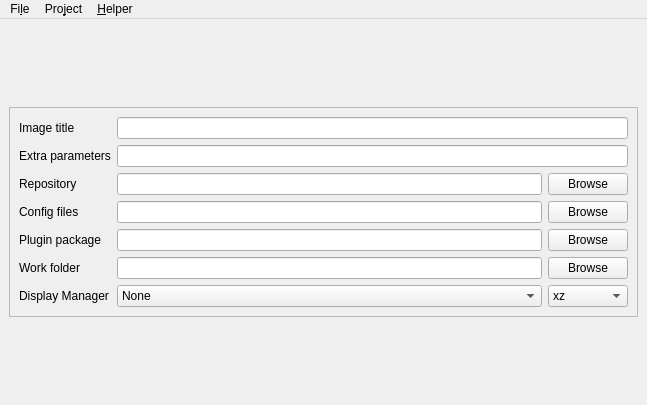
<?xml version="1.0" encoding="UTF-8"?>
<ui version="4.0">
 <class>MainWindow</class>
 <widget class="QMainWindow" name="MainWindow">
  <property name="geometry">
   <rect>
    <x>0</x>
    <y>0</y>
    <width>647</width>
    <height>405</height>
   </rect>
  </property>
  <property name="windowTitle">
   <string>Pisiman</string>
  </property>
  <property name="windowIcon">
   <iconset resource="raw.qrc">
    <normaloff>:/raw/pics/pardusman.png</normaloff>:/raw/pics/pardusman.png</iconset>
  </property>
  <widget class="QWidget" name="centralwidget">
   <layout class="QGridLayout" name="gridLayout_5">
    <item row="0" column="0">
     <widget class="QFrame" name="frame">
      <property name="sizePolicy">
       <sizepolicy hsizetype="Preferred" vsizetype="Fixed">
        <horstretch>0</horstretch>
        <verstretch>0</verstretch>
       </sizepolicy>
      </property>
      <property name="frameShape">
       <enum>QFrame::StyledPanel</enum>
      </property>
      <property name="frameShadow">
       <enum>QFrame::Raised</enum>
      </property>
      <layout class="QGridLayout" name="gridLayout_2">
       <item row="0" column="0">
        <layout class="QGridLayout" name="gridLayout">
         <item row="2" column="3">
          <widget class="QPushButton" name="pushBrowseRepository">
           <property name="text">
            <string>Browse</string>
           </property>
          </widget>
         </item>
         <item row="2" column="0">
          <widget class="QLabel" name="label_3">
           <property name="text">
            <string>Repository</string>
           </property>
          </widget>
         </item>
         <item row="5" column="3">
          <widget class="QPushButton" name="pushBrowseWorkFolder">
           <property name="text">
            <string>Browse</string>
           </property>
          </widget>
         </item>
         <item row="0" column="0">
          <widget class="QLabel" name="label">
           <property name="text">
            <string>Image title</string>
           </property>
          </widget>
         </item>
         <item row="2" column="2">
          <widget class="QLineEdit" name="lineRepository">
           <property name="toolTip">
            <string>Local or remote URL of the repository index from which the image will be created</string>
           </property>
          </widget>
         </item>
         <item row="4" column="3">
          <widget class="QPushButton" name="pushBrowsePluginPackage">
           <property name="text">
            <string>Browse</string>
           </property>
          </widget>
         </item>
         <item row="4" column="0">
          <widget class="QLabel" name="label_6">
           <property name="text">
            <string>Plugin package</string>
           </property>
          </widget>
         </item>
         <item row="5" column="2">
          <widget class="QLineEdit" name="lineWorkFolder">
           <property name="toolTip">
            <string>Path to the directory where Pardusman will work and create the related files and directories</string>
           </property>
          </widget>
         </item>
         <item row="3" column="0">
          <widget class="QLabel" name="label_4">
           <property name="text">
            <string>Config files</string>
           </property>
          </widget>
         </item>
         <item row="6" column="3">
          <widget class="QComboBox" name="comboCompression">
           <item>
            <property name="text">
             <string>xz</string>
            </property>
           </item>
           <item>
            <property name="text">
             <string>gzip</string>
            </property>
           </item>
           <item>
            <property name="text">
             <string>lzma</string>
            </property>
           </item>
           <item>
            <property name="text">
             <string>lzo</string>
            </property>
           </item>
          </widget>
         </item>
         <item row="5" column="0">
          <widget class="QLabel" name="label_2">
           <property name="text">
            <string>Work folder</string>
           </property>
          </widget>
         </item>
         <item row="6" column="2">
          <widget class="QComboBox" name="comboType">
           <item>
            <property name="text">
             <string>None</string>
            </property>
           </item>
           <item>
            <property name="text">
             <string>Lxdm</string>
            </property>
           </item>
           <item>
            <property name="text">
             <string>Lightdm</string>
            </property>
           </item>
           <item>
            <property name="text">
             <string>Mdm</string>
            </property>
           </item>
           <item>
            <property name="text">
             <string>Sddm</string>
            </property>
           </item>
          </widget>
         </item>
         <item row="1" column="2" colspan="2">
          <widget class="QLineEdit" name="lineParameters">
           <property name="toolTip">
            <string>Extra parameters to pass to the kernel command line during boot.</string>
           </property>
          </widget>
         </item>
         <item row="0" column="2" colspan="2">
          <widget class="QLineEdit" name="lineTitle">
           <property name="toolTip">
            <string>The title of the Pardus image</string>
           </property>
          </widget>
         </item>
         <item row="6" column="0">
          <widget class="QLabel" name="label_7">
           <property name="text">
            <string>Display Manager</string>
           </property>
          </widget>
         </item>
         <item row="4" column="2">
          <widget class="QLineEdit" name="linePluginPackage"/>
         </item>
         <item row="3" column="3">
          <widget class="QPushButton" name="pushBrowseConfigFiles">
           <property name="text">
            <string>Browse</string>
           </property>
          </widget>
         </item>
         <item row="1" column="0">
          <widget class="QLabel" name="label_5">
           <property name="text">
            <string>Extra parameters</string>
           </property>
          </widget>
         </item>
         <item row="3" column="2">
          <widget class="QLineEdit" name="lineConfigFiles">
           <property name="toolTip">
            <string>Path to the local directory config files</string>
           </property>
          </widget>
         </item>
        </layout>
       </item>
      </layout>
     </widget>
    </item>
    <item row="1" column="0">
     <layout class="QVBoxLayout" name="terminalLayout"/>
    </item>
   </layout>
  </widget>
  <widget class="QMenuBar" name="menubar">
   <property name="geometry">
    <rect>
     <x>0</x>
     <y>0</y>
     <width>647</width>
     <height>30</height>
    </rect>
   </property>
   <widget class="QMenu" name="menuFile">
    <property name="title">
     <string>Fi&amp;le</string>
    </property>
    <addaction name="actionNew"/>
    <addaction name="actionOpen"/>
    <addaction name="separator"/>
    <addaction name="actionSave"/>
    <addaction name="actionSaveAs"/>
    <addaction name="separator"/>
    <addaction name="actionExit"/>
   </widget>
   <widget class="QMenu" name="menuProject">
    <property name="title">
     <string>Pro&amp;ject</string>
    </property>
    <addaction name="actionUpdateRepo"/>
    <addaction name="separator"/>
    <addaction name="actionRootImagePackages"/>
    <addaction name="actionDesktopImagePackages"/>
    <addaction name="actionLivecdImagePackages"/>
    <addaction name="actionLanguages"/>
    <addaction name="separator"/>
    <addaction name="actionMake_Repo"/>
    <addaction name="separator"/>
    <addaction name="actionMake_Image"/>
    <addaction name="actionMake_Squashfs"/>
    <addaction name="actionMake_Iso"/>
   </widget>
   <widget class="QMenu" name="menuiso">
    <property name="title">
     <string>&amp;Helper</string>
    </property>
    <addaction name="actionMakeImage"/>
   </widget>
   <addaction name="menuFile"/>
   <addaction name="menuProject"/>
   <addaction name="menuiso"/>
  </widget>
  <action name="actionNew">
   <property name="icon">
    <iconset resource="raw.qrc">
     <normaloff>:/raw/pics/document-new.png</normaloff>:/raw/pics/document-new.png</iconset>
   </property>
   <property name="text">
    <string>&amp;New</string>
   </property>
  </action>
  <action name="actionOpen">
   <property name="icon">
    <iconset resource="raw.qrc">
     <normaloff>:/raw/pics/document-open.png</normaloff>:/raw/pics/document-open.png</iconset>
   </property>
   <property name="text">
    <string>&amp;Open...</string>
   </property>
  </action>
  <action name="actionSave">
   <property name="icon">
    <iconset resource="raw.qrc">
     <normaloff>:/raw/pics/document-save.png</normaloff>:/raw/pics/document-save.png</iconset>
   </property>
   <property name="text">
    <string>&amp;Save</string>
   </property>
  </action>
  <action name="actionSaveAs">
   <property name="icon">
    <iconset resource="raw.qrc">
     <normaloff>:/raw/pics/document-save-as.png</normaloff>:/raw/pics/document-save-as.png</iconset>
   </property>
   <property name="text">
    <string>Sa&amp;ve As...</string>
   </property>
  </action>
  <action name="actionExit">
   <property name="icon">
    <iconset resource="raw.qrc">
     <normaloff>:/raw/pics/application-exit.png</normaloff>:/raw/pics/application-exit.png</iconset>
   </property>
   <property name="text">
    <string>&amp;Exit</string>
   </property>
  </action>
  <action name="actionUpdateRepo">
   <property name="icon">
    <iconset resource="raw.qrc">
     <normaloff>:/raw/pics/view-refresh.png</normaloff>:/raw/pics/view-refresh.png</iconset>
   </property>
   <property name="text">
    <string>&amp;Update Repo</string>
   </property>
  </action>
  <action name="actionPackages">
   <property name="icon">
    <iconset resource="raw.qrc">
     <normaloff>:/raw/pics/applications-other.png</normaloff>:/raw/pics/applications-other.png</iconset>
   </property>
   <property name="text">
    <string>&amp;Packages...</string>
   </property>
  </action>
  <action name="actionRootImagePackages">
   <property name="icon">
    <iconset resource="raw.qrc">
     <normaloff>:/raw/pics/applications-other.png</normaloff>:/raw/pics/applications-other.png</iconset>
   </property>
   <property name="text">
    <string>&amp;Root Image Packages...</string>
   </property>
  </action>
  <action name="actionLanguages">
   <property name="icon">
    <iconset resource="raw.qrc">
     <normaloff>:/raw/pics/applications-education-language.png</normaloff>:/raw/pics/applications-education-language.png</iconset>
   </property>
   <property name="text">
    <string>La&amp;nguages...</string>
   </property>
  </action>
  <action name="actionMakeImage">
   <property name="icon">
    <iconset resource="raw.qrc">
     <normaloff>:/raw/pics/media-optical.png</normaloff>:/raw/pics/media-optical.png</iconset>
   </property>
   <property name="text">
    <string>Make &amp;Image</string>
   </property>
  </action>
  <action name="actionLivecdImagePackages">
   <property name="icon">
    <iconset resource="raw.qrc">
     <normaloff>:/raw/pics/applications-other.png</normaloff>:/raw/pics/applications-other.png</iconset>
   </property>
   <property name="text">
    <string>&amp;Live Util Packages</string>
   </property>
  </action>
  <action name="actionDesktopImagePackages">
   <property name="icon">
    <iconset resource="raw.qrc">
     <normaloff>:/raw/pics/applications-other.png</normaloff>:/raw/pics/applications-other.png</iconset>
   </property>
   <property name="text">
    <string>&amp;Desktop Image Packages</string>
   </property>
  </action>
  <action name="action">
   <property name="icon">
    <iconset resource="raw.qrc">
     <normaloff>:/raw/pics/folder-new.png</normaloff>:/raw/pics/folder-new.png</iconset>
   </property>
   <property name="text">
    <string>Ma&amp;ke Repo</string>
   </property>
   <property name="toolTip">
    <string>Create  only local repo </string>
   </property>
  </action>
  <action name="action_2">
   <property name="icon">
    <iconset resource="raw.qrc">
     <normaloff>:/raw/pics/list-add.png</normaloff>:/raw/pics/list-add.png</iconset>
   </property>
   <property name="text">
    <string>Make &amp;Squashfs</string>
   </property>
   <property name="toolTip">
    <string>Make Only Squashfs Image</string>
   </property>
  </action>
  <action name="action_3">
   <property name="icon">
    <iconset resource="raw.qrc">
     <normaloff>:/raw/pics/media-optical.png</normaloff>:/raw/pics/media-optical.png</iconset>
   </property>
   <property name="text">
    <string>Make &amp;Iso</string>
   </property>
   <property name="toolTip">
    <string>skip other steps</string>
   </property>
  </action>
  <action name="actionMake_Repo">
   <property name="icon">
    <iconset resource="raw.qrc">
     <normaloff>:/raw/pics/folder-new.png</normaloff>:/raw/pics/folder-new.png</iconset>
   </property>
   <property name="text">
    <string>&amp;Make Repo</string>
   </property>
  </action>
  <action name="actionMake_Squashfs">
   <property name="icon">
    <iconset resource="raw.qrc">
     <normaloff>:/raw/pics/list-add.png</normaloff>:/raw/pics/list-add.png</iconset>
   </property>
   <property name="text">
    <string>Make &amp;Squashfs</string>
   </property>
  </action>
  <action name="actionMake_Iso">
   <property name="icon">
    <iconset resource="raw.qrc">
     <normaloff>:/raw/pics/media-optical.png</normaloff>:/raw/pics/media-optical.png</iconset>
   </property>
   <property name="text">
    <string>Ma&amp;ke Iso</string>
   </property>
  </action>
  <action name="actionMake_Image">
   <property name="icon">
    <iconset resource="raw.qrc">
     <normaloff>:/raw/pics/applications-other.png</normaloff>:/raw/pics/applications-other.png</iconset>
   </property>
   <property name="text">
    <string>Make &amp;Image</string>
   </property>
  </action>
 </widget>
 <tabstops>
  <tabstop>lineTitle</tabstop>
  <tabstop>lineParameters</tabstop>
  <tabstop>lineRepository</tabstop>
  <tabstop>lineConfigFiles</tabstop>
  <tabstop>linePluginPackage</tabstop>
  <tabstop>lineWorkFolder</tabstop>
  <tabstop>comboType</tabstop>
  <tabstop>pushBrowseRepository</tabstop>
  <tabstop>pushBrowseConfigFiles</tabstop>
  <tabstop>pushBrowsePluginPackage</tabstop>
  <tabstop>pushBrowseWorkFolder</tabstop>
  <tabstop>comboCompression</tabstop>
 </tabstops>
 <resources>
  <include location="raw.qrc"/>
 </resources>
 <connections/>
</ui>
